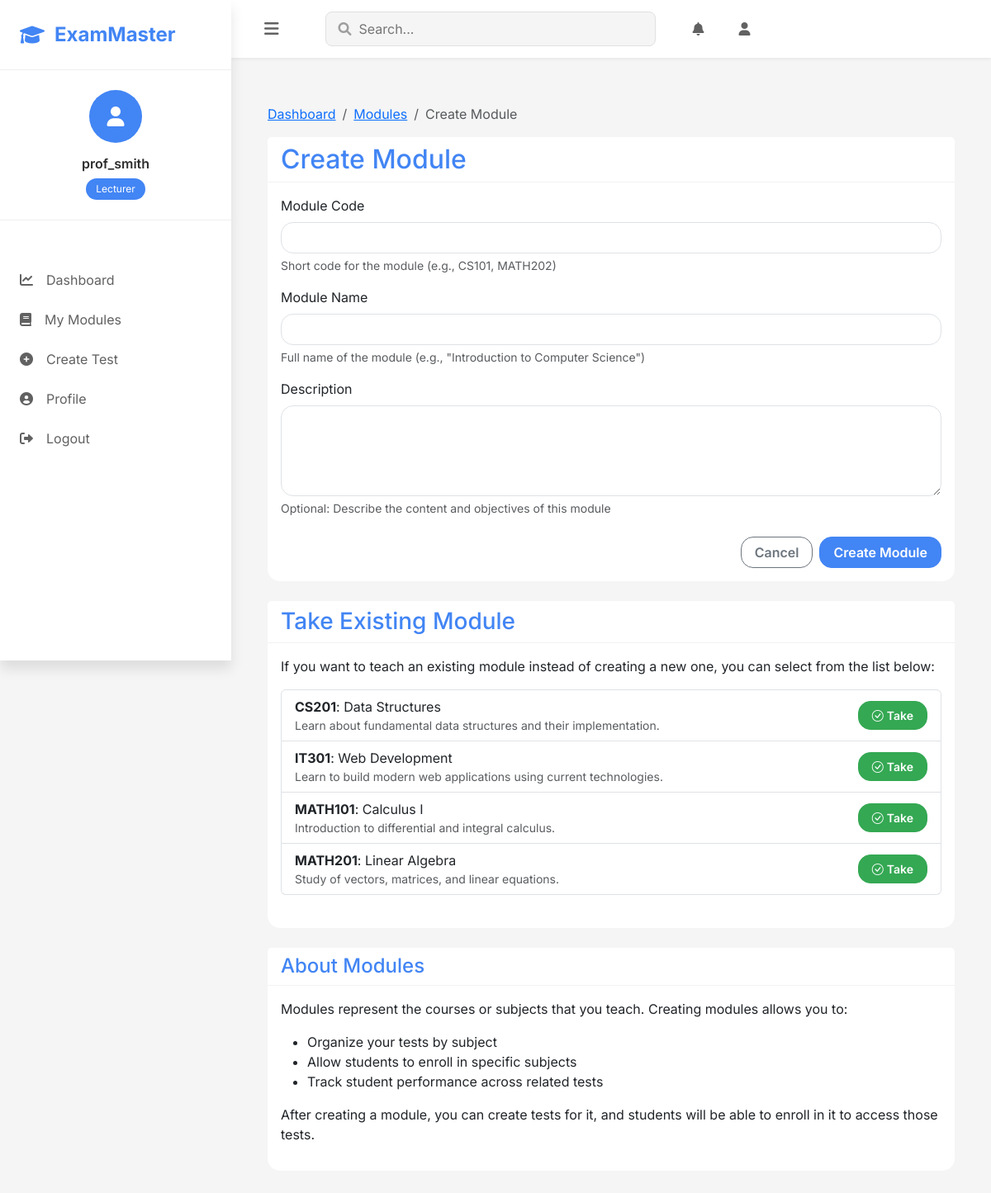
The page /lecturer/modules/create (signed in) on the database its author committed.
### models.py (models this page shows, shortened)
class User(UserMixin, db.Model):
    id = db.Column(db.Integer, primary_key=True)
    username = db.Column(db.String(64), unique=True, nullable=False)
    email = db.Column(db.String(120), unique=True, nullable=False)
    password_hash = db.Column(db.String(256), nullable=False)
    role = db.Column(db.String(20), nullable=False)  # 'student', 'lecturer', or 'admin'
    date_registered = db.Column(db.DateTime, default=datetime.utcnow)
    face_encodings = db.Column(db.Text, nullable=True)  # store face encoding data as JSON
    created_tests = db.relationship('Test', backref='author', lazy=True,
                                   foreign_keys='Test.lecturer_id')
    test_attempts = db.relationship('TestAttempt', backref='student', lazy=True)
    taught_modules = db.relationship('Module', backref='lecturer', lazy=True)
    enrolled_modules = db.relationship('Module',
                                      secondary=student_module,
                                      backref=db.backref('enrolled_students', lazy='dynamic'),
                                      lazy='dynamic')
    def is_lecturer(self):
        return self.role == 'lecturer'
    def is_student(self):
        return self.role == 'student'
    def is_admin(self):
        print(f"Checking if user {self.username} is admin. Role: {self.role}")
        result = self.role == 'admin'
        print(f"is_admin result: {result}")
        return result

class Module(db.Model):
    id = db.Column(db.Integer, primary_key=True)
    code = db.Column(db.String(10), unique=True, nullable=False)  # e.g., CSC101
    name = db.Column(db.String(100), nullable=False)  # e.g., "Introduction to Computer Science"
    description = db.Column(db.Text, nullable=True)
    created_at = db.Column(db.DateTime, default=datetime.utcnow)
    lecturer_id = db.Column(db.Integer, db.ForeignKey('user.id'), nullable=True)
    tests = db.relationship('Test', backref='module', lazy=True)

### routes.py (the view, shortened to what this page needs)
@app.route('/lecturer/modules/create', methods=['GET', 'POST'])
@login_required
def create_module():
    if not current_user.is_lecturer():
        flash('Access denied: You need to be a lecturer to create modules.', 'danger')
        return redirect(url_for('index'))
    available_modules = Module.query.filter(
        (Module.lecturer_id != current_user.id) |
        (Module.lecturer_id == None)
    ).order_by(Module.code).all()
    form = ModuleForm()
    return render_template(
        'lecturer/create_module.html',
        title='Create Module',
        form=form,
        available_modules=available_modules
    )

### forms.py (shortened to what this page needs)
class ModuleForm(FlaskForm):
    code = StringField('Module Code', validators=[DataRequired(), Length(max=10)])
    name = StringField('Module Name', validators=[DataRequired(), Length(max=100)])
    description = TextAreaField('Description', validators=[Optional()])
    submit = SubmitField('Create Module')

### models.py (called while the page is built)
@login_manager.user_loader
def load_user(user_id):
    return User.query.get(int(user_id))

### templates/lecturer/create_module.html (shortened to what this page needs)
{% extends "base.html" %}
{% block content %}
<div class="container py-4">
    <nav aria-label="breadcrumb">
        <ol class="breadcrumb">
            <li class="breadcrumb-item"><a href="{{ url_for('lecturer_dashboard') }}">Dashboard</a></li>
            <li class="breadcrumb-item"><a href="{{ url_for('manage_modules') }}">Modules</a></li>
            <li class="breadcrumb-item active" aria-current="page">
                {% if is_edit %}Edit Module{% else %}Create Module{% endif %}
            </li>
        </ol>
    </nav>
    <div class="card mb-4">
        <div class="card-header">
            <h2 class="mb-0">{% if is_edit %}Edit Module{% else %}Create Module{% endif %}</h2>
        </div>
        <div class="card-body">
            <form method="POST">
                <div class="mb-3">
                    {{ form.code.label(class="form-label") }}
                    {% if form.code.errors %}
                        {{ form.code(class="form-control is-invalid") }}
                        <div class="invalid-feedback">
                            {% for error in form.code.errors %}
                                {{ error }}
                            {% endfor %}
                        </div>
                    {% else %}
                        {{ form.code(class="form-control") }}
                    {% endif %}
                    <div class="form-text">Short code for the module (e.g., CS101, MATH202)</div>
                </div>
                <div class="mb-3">
                    {{ form.name.label(class="form-label") }}
                    {% if form.name.errors %}
                        {{ form.name(class="form-control is-invalid") }}
                        <div class="invalid-feedback">
                            {% for error in form.name.errors %}
                                {{ error }}
                            {% endfor %}
                        </div>
                    {% else %}
                        {{ form.name(class="form-control") }}
                    {% endif %}
                    <div class="form-text">Full name of the module (e.g., "Introduction to Computer Science")</div>
                </div>
                <div class="mb-4">
                    {{ form.description.label(class="form-label") }}
                    {% if form.description.errors %}
                        {{ form.description(class="form-control is-invalid", rows=4) }}
                        <div class="invalid-feedback">
                            {% for error in form.description.errors %}
                                {{ error }}
                            {% endfor %}
                        </div>
                    {% else %}
                        {{ form.description(class="form-control", rows=4) }}
                    {% endif %}
                    <div class="form-text">Optional: Describe the content and objectives of this module</div>
                </div>
                <div class="d-grid gap-2 d-md-flex justify-content-md-end">
                    <a href="{{ url_for('manage_modules') }}" class="btn btn-outline-secondary">Cancel</a>
                    {{ form.submit(class="btn btn-primary") }}
                </div>
            </form>
        </div>
    </div>
    {% if not is_edit and available_modules %}
    <div class="card mb-4">
        <div class="card-header">
            <h3 class="mb-0">Take Existing Module</h3>
        </div>
        <div class="card-body">
            <p class="mb-3">If you want to teach an existing module instead of creating a new one, you can select from the list below:</p>
            <div class="list-group mb-4">
                {% for module in available_modules %}
                <div class="list-group-item d-flex justify-content-between align-items-center">
                    <div>
                        <strong>{{ module.code }}</strong>: {{ module.name }}
                        {% if module.description %}
                        <p class="mb-0 small text-muted">{{ module.description|truncate(100) }}</p>
                        {% endif %}
                    </div>
                    <a href="{{ url_for('take_module', module_id=module.id) }}" class="btn btn-sm btn-success">
                        <i class="bi bi-check-circle me-1"></i>Take
                    </a>
                </div>
                {% endfor %}
            </div>
        </div>
    </div>
    {% endif %}
    <div class="card">
        <div class="card-header">
            <h4 class="mb-0">About Modules</h4>
        </div>
        <div class="card-body">
            <p>Modules represent the courses or subjects that you teach. Creating modules allows you to:</p>
            <ul>
                <li>Organize your tests by subject</li>
                <li>Allow students to enroll in specific subjects</li>
                <li>Track student performance across related tests</li>
            </ul>
            <p>After creating a module, you can create tests for it, and students will be able to enroll in it to access those tests.</p>
        </div>
    </div>
</div>
{% endblock %}

### templates/base.html (shortened to what this page needs)
<!DOCTYPE html>
<html lang="en">
<head>
    <link href="https://cdn.jsdelivr.net/npm/bootstrap@5.3.0-alpha1/dist/css/bootstrap.min.css" rel="stylesheet">
    <link rel="stylesheet" href="https://cdnjs.cloudflare.com/ajax/libs/font-awesome/6.0.0/css/all.min.css">
    <link rel="stylesheet" href="https://cdn.jsdelivr.net/npm/bootstrap-icons@1.11.3/font/bootstrap-icons.min.css">
    <link rel="stylesheet" href="{{ url_for('static', filename='css/style.css', v='1.0.1') }}">
    <script src="https://cdn.jsdelivr.net/npm/chart.js"></script> </head>
<body class="modern-theme">
    <nav class="sidebar" id="sidebar">
        <div class="sidebar-header">
            <a class="brand" href="{{ url_for('index') }}">
                <i class="fas fa-graduation-cap"></i>
                <span>ExamMaster</span>
            </a>
        </div>
        {% if current_user.is_authenticated %}
        <div class="user-profile">
            <div class="avatar">
                <i class="fas fa-user"></i>
            </div>
            <div class="user-info">
                <h6>{{ current_user.username }}</h6>
                <span class="role-badge">{{ current_user.role.capitalize() }}</span>
            </div>
        </div>
        <ul class="nav-links">
            {% if current_user.is_admin() %}
                <li><a href="{{ url_for('admin_dashboard') }}"><i class="fas fa-chart-line"></i>Dashboard</a></li>
                <li><a href="{{ url_for('admin_manage_users') }}"><i class="fas fa-users"></i>Users</a></li>
                <li><a href="{{ url_for('admin_manage_modules') }}"><i class="fas fa-book"></i>Modules</a></li>
            {% elif current_user.is_lecturer() %}
                <li><a href="{{ url_for('lecturer_dashboard') }}"><i class="fas fa-chart-line"></i>Dashboard</a></li>
                <li><a href="{{ url_for('manage_modules') }}"><i class="fas fa-book"></i>My Modules</a></li>
                <li><a href="{{ url_for('create_test') }}"><i class="fas fa-plus-circle"></i>Create Test</a></li>
            {% endif %}
            <li><a href="{{ url_for('profile') }}"><i class="fas fa-user-circle"></i>Profile</a></li>
            <li><a href="{{ url_for('logout') }}"><i class="fas fa-sign-out-alt"></i>Logout</a></li>
        </ul>
        {% endif %}
    </nav>
    <div class="main-content">
        <header class="top-bar">
            <button id="sidebar-toggle" class="menu-toggle">
                <i class="fas fa-bars"></i>
            </button>
            <div class="search-bar">
                <i class="fas fa-search"></i>
                <input type="text" placeholder="Search...">
            </div>
            {% if current_user.is_authenticated %}
            <div class="top-bar-actions">
                <a href="#" class="action-btn"><i class="fas fa-bell"></i></a>
                <a href="{{ url_for('profile') }}" class="action-btn"><i class="fas fa-user"></i></a>
            </div>
            {% endif %}
        </header>
        <main class="content-wrapper">
            {% block content %}{% endblock %}
        </main>
    </div>
</body>
</html>

### static/css/style.css (style rules this page uses)
:root { --primary-color: #4361ee; --secondary-color: #3f37c9; --success-color: #4cc9f0; --warning-color: #f72585; --info-color: #4895ef; --light-bg: #f8f9fa; --dark-text: #2b2d42; --gray-text: #8d99ae; --white: #ffffff; --sidebar-width: 280px; --header-height: 70px; --border-radius: 15px; --card-shadow: 0 4px 20px rgba(0, 0, 0, 0.05); --menu-active-bg: #4285F4; --menu-active-color: #fff; }
.user-profile { text-align: center; padding: 2rem 0; border-bottom: 1px solid rgba(0,0,0,0.1); margin-bottom: 2rem; }
:root { --primary-color: #4285F4; --primary-dark: #1a73e8; --secondary-color: #34A853; --accent-color: #FBBC04; --danger-color: #EA4335; --success-color: #34A853; --warning-color: #FBBC04; --info-color: #4285F4; --dark: #1f1f1f; --gray-900: #2d2d2d; --gray-800: #424242; --gray-700: #616161; --gray-600: #757575; --gray-500: #9e9e9e; --gray-400: #bdbdbd; --gray-300: #e0e0e0; --gray-200: #eeeeee; --gray-100: #f5f5f5; --white: #ffffff; --sidebar-width: 280px; --sidebar-collapsed-width: 70px; --topbar-height: 70px; --content-padding: 2rem; --card-border-radius: 16px; --btn-border-radius: 8px; --shadow-sm: 0 2px 4px rgba(0,0,0,0.05); --shadow-md: 0 4px 6px rgba(0,0,0,0.07); --shadow-lg: 0 10px 15px rgba(0,0,0,0.1); --shadow-xl: 0 20px 25px rgba(0,0,0,0.15); }
.modern-theme { font-family: 'Inter', sans-serif; background-color: var(--gray-100); color: var(--gray-900); }
.sidebar { position: fixed; left: 0; top: 0; height: 100vh; width: var(--sidebar-width); background: var(--white); box-shadow: var(--shadow-lg); transition: all 0.3s ease; z-index: 1000; overflow-y: auto; }
.sidebar-header { padding: 1.5rem; border-bottom: 1px solid var(--gray-200); }
.brand { display: flex; align-items: center; gap: 0.75rem; color: var(--primary-color); text-decoration: none; font-size: 1.5rem; font-weight: 700; }
.user-profile { padding: 1.5rem; text-align: center; border-bottom: 1px solid var(--gray-200); }
.avatar { width: 64px; height: 64px; background: var(--primary-color); border-radius: 50%; display: flex; align-items: center; justify-content: center; color: var(--white); font-size: 1.5rem; margin: 0 auto 1rem; }
.user-info h6 { margin: 0; font-weight: 600; }
.role-badge { display: inline-block; padding: 0.25rem 0.75rem; background: var(--primary-color); color: var(--white); border-radius: 20px; font-size: 0.75rem; margin-top: 0.5rem; }
.nav-links { list-style: none; padding: 1rem 0; margin: 0; }
.nav-links li a { display: flex; align-items: center; padding: 0.75rem 1.5rem; color: var(--gray-700); text-decoration: none; transition: all 0.3s ease; gap: 1rem; }
.main-content { margin-left: var(--sidebar-width); min-height: 100vh; transition: all 0.3s ease; }
.top-bar { height: var(--topbar-height); background: var(--white); box-shadow: var(--shadow-sm); display: flex; align-items: center; padding: 0 var(--content-padding); position: sticky; top: 0; z-index: 900; }
.menu-toggle { background: none; border: none; color: var(--gray-700); font-size: 1.25rem; cursor: pointer; padding: 0.5rem; margin-right: 1rem; }
.search-bar { flex: 1; max-width: 400px; position: relative; margin: 0 2rem; }
.search-bar input { width: 100%; padding: 0.5rem 1rem 0.5rem 2.5rem; border: 1px solid var(--gray-300); border-radius: var(--btn-border-radius); background: var(--gray-100); }
.search-bar i { position: absolute; left: 1rem; top: 50%; transform: translateY(-50%); color: var(--gray-500); }
.top-bar-actions { display: flex; gap: 1rem; }
.action-btn { width: 40px; height: 40px; display: flex; align-items: center; justify-content: center; border-radius: 50%; color: var(--gray-700); text-decoration: none; transition: all 0.3s ease; }
.content-wrapper { padding: var(--content-padding); }
.card { border: none; border-radius: var(--border-radius); box-shadow: var(--shadow); transition: transform 0.3s ease; margin-bottom: 1.5rem; }
.card-header { background-color: var(--white); border-bottom: 1px solid rgba(0,0,0,.05); font-weight: 700; color: var(--primary-color); }
.btn-primary { background-color: var(--primary-color); border-color: var(--primary-color); }
.btn-success { background-color: var(--success-color); border-color: var(--success-color); }
.btn { border-radius: var(--border-radius); padding: .375rem 1rem; font-weight: 600; }
.form-control { border-radius: var(--border-radius); padding: .375rem .75rem; }

### rows shown on the page
User: username "prof_smith", role "Lecturer"
Module: code "CS201", name "Data Structures", description "Learn about fundamental data structures and their implementation."
Module: code "IT301", name "Web Development", description "Learn to build modern web applications using current technologies."
Module: code "MATH101", name "Calculus I", description "Introduction to differential and integral calculus."
Module: code "MATH201", name "Linear Algebra", description "Study of vectors, matrices, and linear equations."
